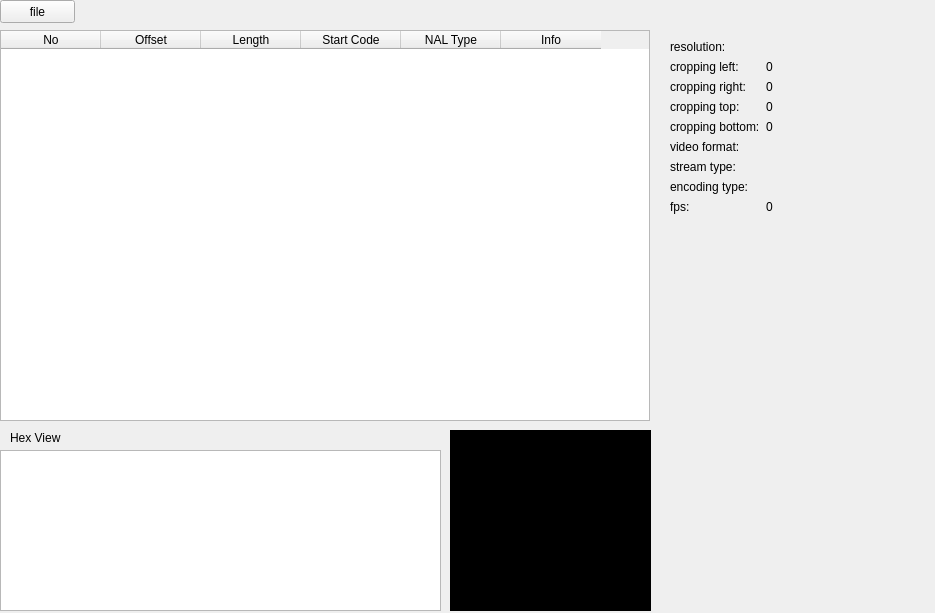
<?xml version="1.0" encoding="UTF-8"?>
<ui version="4.0">
 <class>Widget</class>
 <widget class="QWidget" name="Widget">
  <property name="geometry">
   <rect>
    <x>0</x>
    <y>0</y>
    <width>935</width>
    <height>613</height>
   </rect>
  </property>
  <property name="windowTitle">
   <string>Widget</string>
  </property>
  <widget class="QPushButton" name="openfile">
   <property name="geometry">
    <rect>
     <x>0</x>
     <y>0</y>
     <width>75</width>
     <height>23</height>
    </rect>
   </property>
   <property name="text">
    <string>file</string>
   </property>
  </widget>
  <widget class="QTableWidget" name="tableWidget">
   <property name="geometry">
    <rect>
     <x>0</x>
     <y>30</y>
     <width>650</width>
     <height>391</height>
    </rect>
   </property>
   <property name="editTriggers">
    <set>QAbstractItemView::NoEditTriggers</set>
   </property>
   <property name="selectionMode">
    <enum>QAbstractItemView::SingleSelection</enum>
   </property>
   <property name="selectionBehavior">
    <enum>QAbstractItemView::SelectRows</enum>
   </property>
   <property name="rowCount">
    <number>0</number>
   </property>
   <attribute name="horizontalHeaderStretchLastSection">
    <bool>false</bool>
   </attribute>
   <attribute name="verticalHeaderVisible">
    <bool>false</bool>
   </attribute>
   <column>
    <property name="text">
     <string>No</string>
    </property>
   </column>
   <column>
    <property name="text">
     <string>Offset</string>
    </property>
   </column>
   <column>
    <property name="text">
     <string>Length</string>
    </property>
   </column>
   <column>
    <property name="text">
     <string>Start Code</string>
    </property>
   </column>
   <column>
    <property name="text">
     <string>NAL Type</string>
    </property>
   </column>
   <column>
    <property name="text">
     <string>Info</string>
    </property>
   </column>
  </widget>
  <widget class="QTableWidget" name="hexview">
   <property name="geometry">
    <rect>
     <x>0</x>
     <y>450</y>
     <width>441</width>
     <height>161</height>
    </rect>
   </property>
  </widget>
  <widget class="QLabel" name="label">
   <property name="geometry">
    <rect>
     <x>10</x>
     <y>430</y>
     <width>71</width>
     <height>16</height>
    </rect>
   </property>
   <property name="text">
    <string>Hex View</string>
   </property>
  </widget>
  <widget class="QWidget" name="formLayoutWidget">
   <property name="geometry">
    <rect>
     <x>659</x>
     <y>29</y>
     <width>271</width>
     <height>201</height>
    </rect>
   </property>
   <layout class="QFormLayout" name="fileinfo">
    <item row="0" column="0">
     <widget class="QLabel" name="label_14">
      <property name="text">
       <string>resolution:</string>
      </property>
     </widget>
    </item>
    <item row="0" column="1">
     <widget class="QLabel" name="resolution">
      <property name="text">
       <string/>
      </property>
     </widget>
    </item>
    <item row="1" column="0">
     <widget class="QLabel" name="label_3">
      <property name="text">
       <string>cropping left:</string>
      </property>
     </widget>
    </item>
    <item row="1" column="1">
     <widget class="QLabel" name="croppingleft">
      <property name="text">
       <string>0</string>
      </property>
     </widget>
    </item>
    <item row="2" column="0">
     <widget class="QLabel" name="label_4">
      <property name="text">
       <string>cropping right:</string>
      </property>
     </widget>
    </item>
    <item row="3" column="0">
     <widget class="QLabel" name="label_5">
      <property name="text">
       <string>cropping top:</string>
      </property>
     </widget>
    </item>
    <item row="4" column="0">
     <widget class="QLabel" name="label_6">
      <property name="text">
       <string>cropping bottom:</string>
      </property>
     </widget>
    </item>
    <item row="2" column="1">
     <widget class="QLabel" name="croppingright">
      <property name="text">
       <string>0</string>
      </property>
     </widget>
    </item>
    <item row="3" column="1">
     <widget class="QLabel" name="croppingtop">
      <property name="text">
       <string>0</string>
      </property>
     </widget>
    </item>
    <item row="4" column="1">
     <widget class="QLabel" name="label_9">
      <property name="text">
       <string>0</string>
      </property>
     </widget>
    </item>
    <item row="5" column="0">
     <widget class="QLabel" name="label_7">
      <property name="text">
       <string>video format:</string>
      </property>
     </widget>
    </item>
    <item row="5" column="1">
     <widget class="QLabel" name="label_8">
      <property name="text">
       <string/>
      </property>
     </widget>
    </item>
    <item row="6" column="0">
     <widget class="QLabel" name="label_10">
      <property name="text">
       <string>stream type:</string>
      </property>
     </widget>
    </item>
    <item row="6" column="1">
     <widget class="QLabel" name="label_11">
      <property name="text">
       <string/>
      </property>
     </widget>
    </item>
    <item row="7" column="0">
     <widget class="QLabel" name="label_12">
      <property name="text">
       <string>encoding type:</string>
      </property>
     </widget>
    </item>
    <item row="7" column="1">
     <widget class="QLabel" name="encodingtype">
      <property name="text">
       <string/>
      </property>
     </widget>
    </item>
    <item row="8" column="0">
     <widget class="QLabel" name="label_13">
      <property name="text">
       <string>fps:</string>
      </property>
     </widget>
    </item>
    <item row="8" column="1">
     <widget class="QLabel" name="fps">
      <property name="text">
       <string>0</string>
      </property>
     </widget>
    </item>
   </layout>
  </widget>
  <widget class="QLabel" name="frameImage">
   <property name="geometry">
    <rect>
     <x>450</x>
     <y>430</y>
     <width>201</width>
     <height>181</height>
    </rect>
   </property>
   <property name="styleSheet">
    <string notr="true">background-color: rgb(0, 0, 0);</string>
   </property>
   <property name="text">
    <string/>
   </property>
   <property name="alignment">
    <set>Qt::AlignCenter</set>
   </property>
  </widget>
 </widget>
 <layoutdefault spacing="6" margin="11"/>
 <resources/>
 <connections/>
</ui>
